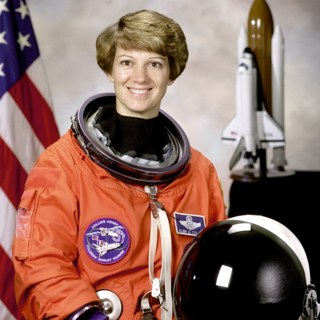
#> input picture tests/dados/rosto.jpg, 320 x 320 px
$ python -i rosto.py   (imports and definitions only)
#> lines starting #> are read from the running program, lines starting #| are printed output that depends on the picture
#> further down, picture is the input picture: PIL image 320x320 RGB; mean R, G, B 141.6, 105.8, 96.6
"""Enquadramento automático da foto pelo rosto (fotomolduras).

Usa o YuNet (OpenCV) se o modelo estiver em `modelos/face_detection_yunet_2023mar.onnx`,
ou o detector clássico Haar que vem com o opencv-python-headless 4.x. Sem
OpenCV instalado, a foto volta a ser centralizada como antes.

O rosto (ou o grupo de rostos, em fotos de casal) é colocado no centro de
massa do espaço da moldura — num coração, um pouco acima do meio — e
ocupa uma fração fixa da altura do espaço.
"""

from __future__ import annotations

from functools import lru_cache
from pathlib import Path

from PIL import Image

MODELO_YUNET = Path(__file__).resolve().parents[2] / "modelos" / "face_detection_yunet_2023mar.onnx"
_LADO_DETECCAO = 1024

Caixa = tuple[float, float, float, float]


class SemDetector(RuntimeError):
    pass


@lru_cache(maxsize=1)
def _detector():
    try:
        import cv2
    except ImportError:
        raise SemDetector("detecção de rosto indisponível: instale com  pip install -e \".[rosto]\"") from None
    if MODELO_YUNET.exists() and hasattr(cv2, "FaceDetectorYN"):
        return "yunet", cv2.FaceDetectorYN.create(str(MODELO_YUNET), "", (320, 320), 0.8)
    data = getattr(cv2, "data", None)
    if data is None:
        raise SemDetector("este OpenCV não traz o detector Haar; use opencv-python-headless 4.x "
                          "ou coloque o modelo YuNet na pasta modelos/")
    return "haar", cv2.CascadeClassifier(data.haarcascades + "haarcascade_frontalface_default.xml")


def detectar_rostos(img: Image.Image) -> list[Caixa]:
    """Caixas (x0, y0, x1, y1) dos rostos, nas coordenadas da imagem."""
    import cv2
    import numpy as np

    tipo, det = _detector()
    escala = min(1.0, _LADO_DETECCAO / max(img.size))
#> escala = 1
    pequena = img.convert("RGB").resize((max(1, round(img.width * escala)), max(1, round(img.height * escala))))
    bgr = np.asarray(pequena)[:, :, ::-1].copy()

    if tipo == "yunet":
        det.setInputSize((bgr.shape[1], bgr.shape[0]))
        _, achados = det.detect(bgr)
        caixas = [] if achados is None else [(f[0], f[1], f[0] + f[2], f[1] + f[3]) for f in achados]
    else:
        cinza = cv2.cvtColor(bgr, cv2.COLOR_BGR2GRAY)
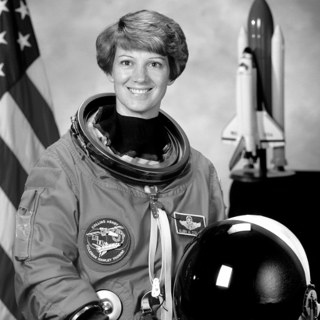
#> cinza: shape (320, 320); min 0, max 255, mean 115.5
        minimo = max(24, round(min(cinza.shape) * 0.05))
#> minimo = 24
        caixas = []
        # do mais rígido (menos falsos positivos) ao mais tolerante (foto escura, contraste baixo)
        for imagem, vizinhos in ((cinza, 6), (cinza, 4), (cv2.equalizeHist(cinza), 4)):
            achados = det.detectMultiScale(imagem, scaleFactor=1.1, minNeighbors=vizinhos,
                                           minSize=(minimo, minimo))
            caixas = [(x, y, x + w, y + h) for x, y, w, h in achados]
            if caixas:
                break
#> this loop made 1 pass
#> (vizinhos, achados, caixas) on pass 1: (6, [[109, 41, 61, 61]], [(109, 41, 170, 102)])

    if not caixas:
        return []
    # descarta detecções bem menores que o maior rosto (fundo, estampas, falsos positivos)
    maior = max((c[2] - c[0]) * (c[3] - c[1]) for c in caixas)
#> maior = 3721
    caixas = [c for c in caixas if (c[2] - c[0]) * (c[3] - c[1]) >= 0.25 * maior]
    return [tuple(float(v) / escala for v in c) for c in caixas]


# [43 lines left out: functions centro_de_massa, recorte_pelo_rosto, not called in this run]

>>> from PIL import Image
>>> picture = Image.open('../../tests/dados/rosto.jpg')
>>> result = detectar_rostos(picture)
#> result = [(109, 41, 170, 102)]
